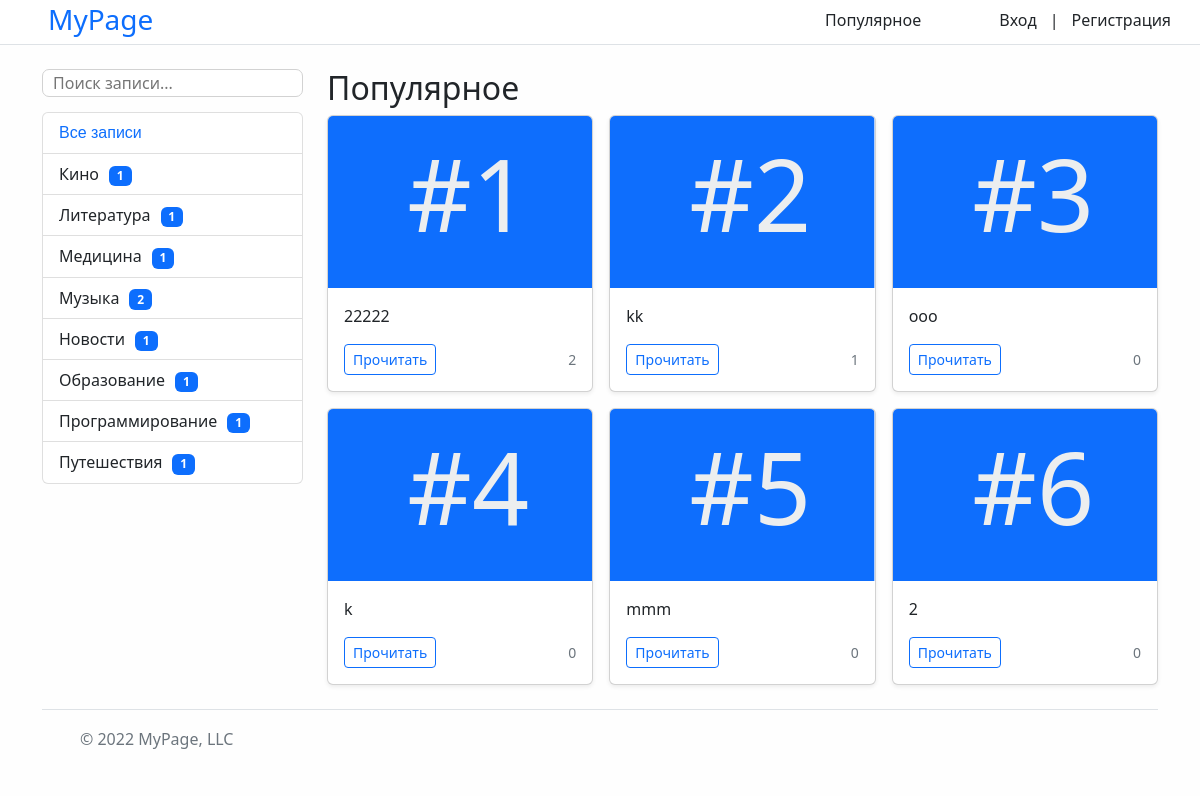
The page /popular_news/ on the database its author committed.
### news/models.py (models this page shows, shortened)
class Category(models.Model):
    title = models.CharField(max_length=150, db_index=True, verbose_name='Наименование категории')
    class Meta:
        verbose_name = 'Категория'
        verbose_name_plural = 'Категории'
        ordering = ['title']

class News(models.Model):
    title = models.CharField(max_length=80, verbose_name='Наименование')
    content = models.TextField(blank=True, verbose_name='Контент')
    created_at = models.DateTimeField(auto_now_add=True, verbose_name='Дата публикации')
    update_at = models.DateTimeField(auto_now_add=True, verbose_name='Обновлено')
    photo = models.ImageField(upload_to='photos/%Y/%m/%d', verbose_name='Фото', blank=True)
    is_published = models.BooleanField(default=True, verbose_name='Опубликовано')
    views = models.IntegerField(default=0, verbose_name='Количество просмотров')
    category = models.ForeignKey('Category', on_delete=models.PROTECT, null=True,
                                 verbose_name='Категория')
    author = models.ForeignKey(User, on_delete=models.CASCADE, related_name='author', verbose_name='Автор', default=True)
    class Meta:
        verbose_name = 'Новость'
        verbose_name_plural = 'Новости'
        ordering = ['-created_at']

### news/views.py (the view)
# urls.py: path('popular_news/', popular_news, name='popular_news'),  # Популярные записи
def popular_news(request):
    news = News.objects.order_by('-views')[:6]
    categories = Category.objects.annotate(cnt=Count('news', filter=F('news__is_published'))).filter(cnt__gt=0).order_by('title')
    context = {'news': news, 'categories': categories}
    return render(request, 'news/popular_news.html', context)

### news/templates/news/popular_news.html (shortened to what this page needs)
{% extends 'base.html' %}
{% block sidebar %}
    {% include 'include/_sidebar.html' %}
{% endblock %}
{% block content %}
<h2>Популярное</h2>
<div class="row row-cols-1 row-cols-sm-2 row-cols-md-3 g-3">
    {% for item in news %}
        <div class="col">
          <div class="card shadow-sm">
            <svg class="bd-placeholder-img card-img-top" width="100%" height="172" role="img" aria-label="Placeholder: Thumbnail" preserveAspectRatio="xMidYMid slice" focusable="false"><title>Placeholder</title><rect width="100%" height="100%" fill="#0e6efd"></rect><text style="font-size: 100px;" x="30%" y="50%" fill="#eceeef" dy=".3em">
                 #{% cycle '1' '2' '3' '4' '5' '6' %}</text></svg>
            <div class="card-body">
              <p class="card-text">{{ item.title|slice:"10" }}{% if item.title|length > 10 %}...{% endif %}</p>
              <div class="d-flex justify-content-between align-items-center">
              <a href="{% url 'view_news' item.pk %}" class="btn btn-sm btn-outline-primary">Прочитать</a>
                  {% if item.views|stringformat:"i"|length and item.views|stringformat:"i"|length == 18 %}
                    <small class="text-muted">{{ item.views|stringformat:"i"|slice:3 }}Q</small>
                  {%  elif item.views|stringformat:"i"|length and item.views|stringformat:"i"|length == 17 %}
                    <small class="text-muted">{{ item.views|stringformat:"i"|slice:2 }}Q</small>
                  {%  elif item.views|stringformat:"i"|length and item.views|stringformat:"i"|length == 16 %}
                    <small class="text-muted">{{ item.views|stringformat:"i"|slice:1 }}Q</small>
                  {%  elif item.views|stringformat:"i"|length and item.views|stringformat:"i"|length == 15 %}
                    <small class="text-muted">{{ item.views|stringformat:"i"|slice:3 }}T</small>
                  {%  elif item.views|stringformat:"i"|length and item.views|stringformat:"i"|length == 14 %}
                    <small class="text-muted">{{ item.views|stringformat:"i"|slice:2 }}T</small>
                  {%  elif item.views|stringformat:"i"|length and item.views|stringformat:"i"|length == 13 %}
                    <small class="text-muted">{{ item.views|stringformat:"i"|slice:1 }}T</small>
                  {%  elif item.views|stringformat:"i"|length and item.views|stringformat:"i"|length == 12 %}
                    <small class="text-muted">{{ item.views|stringformat:"i"|slice:3 }}B</small>
                  {%  elif item.views|stringformat:"i"|length and item.views|stringformat:"i"|length == 11 %}
                    <small class="text-muted">{{ item.views|stringformat:"i"|slice:2 }}B</small>
                  {%  elif item.views|stringformat:"i"|length and item.views|stringformat:"i"|length == 10 %}
                    <small class="text-muted">{{ item.views|stringformat:"i"|slice:1 }}B</small>
                  {%  elif item.views|stringformat:"i"|length and item.views|stringformat:"i"|length == 9 %}
                    <small class="text-muted">{{ item.views|stringformat:"i"|slice:3 }}M</small>
                  {%  elif item.views|stringformat:"i"|length and item.views|stringformat:"i"|length == 8 %}
                    <small class="text-muted">{{ item.views|stringformat:"i"|slice:2 }}M</small>
                  {%  elif item.views|stringformat:"i"|length and item.views|stringformat:"i"|length == 7 %}
                    <small class="text-muted">{{ item.views|stringformat:"i"|slice:1 }}M</small>
                  {% else %}
                    <small class="text-muted">{{ item.views }}</small>
                  {% endif %}
              </div>
            </div>
          </div>
        </div>
    {% endfor %}
      </div>
{% endblock %}

### templates/include/_sidebar.html
<form style="margin-bottom: 15px; " action="{% url 'search' %}" method="get">
    <input  style="width: 100%; border-radius: 7px; border: 1px solid #d2d2d2; padding-left: 10px;" type="text" name="s" placeholder="Поиск записи...">
</form>
<div class="list-group">
    <a href="{% url 'home' %}" style="color: #0e6ffd; font-family: Verdana, Helvetica, Arial, sans-serif;" class="list-group-item list-group-item-action">Все записи</a>
    {% for item in categories %}
        <a href="{% url 'category' item.pk %}" class="list-group-item list-group-item-action">{{ item.title }}<span style="margin-left: 10px;" class="badge bg-primary">{{ item.cnt }}</span></a>
    {% endfor %}
</div>

### mysite/static/css/style.css (style rules this page uses)
body { background-color: #fefefe; }

### rows shown on the page
Category: title "Кино", cnt "1"
Category: title "Литература", cnt "1"
Category: title "Медицина", cnt "1"
Category: title "Музыка", cnt "2"
Category: title "Новости", cnt "1"
Category: title "Образование", cnt "1"
Category: title "Программирование", cnt "1"
Category: title "Путешествия", cnt "1"
News: title "22222", views "2"
News: title "kk", views "1"
News: title "ooo", views "0"
News: title "k", views "0"
News: title "mmm", views "0"
News: title "2", views "0"
